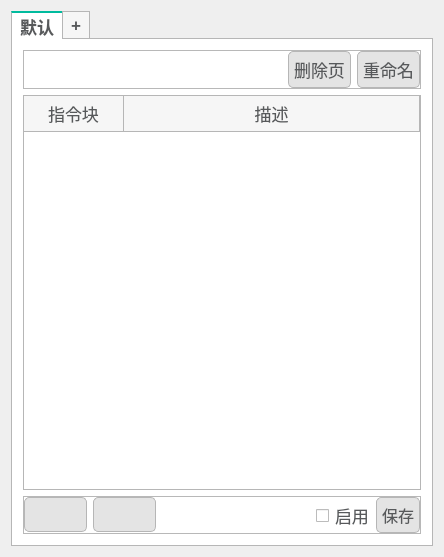
<?xml version="1.0" encoding="UTF-8"?>
<ui version="4.0">
 <class>Form</class>
 <widget class="QWidget" name="Form">
  <property name="geometry">
   <rect>
    <x>0</x>
    <y>0</y>
    <width>444</width>
    <height>557</height>
   </rect>
  </property>
  <property name="windowTitle">
   <string>编辑指令集</string>
  </property>
  <property name="styleSheet">
   <string notr="true">QPalette{background:#FFFFFF;}*{outline:0px;color:#57595B;}

QWidget[form=&quot;true&quot;],QLabel[frameShape=&quot;1&quot;]{
border:1px solid #B6B6B6;
border-radius:0px;
}

QWidget[form=&quot;bottom&quot;]{
background:#E4E4E4;
}

QWidget[form=&quot;bottom&quot;] .QFrame{
border:1px solid #57595B;
}

QWidget[form=&quot;bottom&quot;] QLabel,QWidget[form=&quot;title&quot;] QLabel{
border-radius:0px;
color:#57595B;
background:none;
border-style:none;
}

QWidget[form=&quot;title&quot;],QWidget[nav=&quot;left&quot;],QWidget[nav=&quot;top&quot;] QAbstractButton{
border-style:none;
border-radius:0px;
padding:5px;
color:#57595B;
background:qlineargradient(spread:pad,x1:0,y1:0,x2:0,y2:1,stop:0 #E4E4E4,stop:1 #E4E4E4);
}

QWidget[nav=&quot;top&quot;] QAbstractButton:hover,QWidget[nav=&quot;top&quot;] QAbstractButton:pressed,QWidget[nav=&quot;top&quot;] QAbstractButton:checked{
border-style:solid;
border-width:0px 0px 2px 0px;
padding:4px 4px 2px 4px;
border-color:#00BB9E;
background:qlineargradient(spread:pad,x1:0,y1:0,x2:0,y2:1,stop:0 #F6F6F6,stop:1 #F6F6F6);
}

QWidget[nav=&quot;left&quot;] QAbstractButton{
border-radius:0px;
color:#57595B;
background:none;
border-style:none;
}

QWidget[nav=&quot;left&quot;] QAbstractButton:hover{
color:#FFFFFF;
background-color:#00BB9E;
}

QWidget[nav=&quot;left&quot;] QAbstractButton:checked,QWidget[nav=&quot;left&quot;] QAbstractButton:pressed{
color:#57595B;
border-style:solid;
border-width:0px 0px 0px 2px;
padding:4px 4px 4px 2px;
border-color:#00BB9E;
background-color:#FFFFFF;
}

QWidget[video=&quot;true&quot;] QLabel{
color:#57595B;
border:1px solid #B6B6B6;
background:qlineargradient(spread:pad,x1:0,y1:0,x2:0,y2:1,stop:0 #E4E4E4,stop:1 #E4E4E4);
}

QWidget[video=&quot;true&quot;] QLabel:focus{
border:1px solid #00BB9E;
background:qlineargradient(spread:pad,x1:0,y1:0,x2:0,y2:1,stop:0 #F6F6F6,stop:1 #F6F6F6);
}

QLineEdit,QTextEdit,QPlainTextEdit,QSpinBox,QDoubleSpinBox,QComboBox,QDateEdit,QTimeEdit,QDateTimeEdit{
border:1px solid #B6B6B6;
border-radius:3px;
padding:2px;
background:none;
selection-background-color:#00BB9E;
selection-color:#FFFFFF;
}

QLineEdit:focus,QTextEdit:focus,QPlainTextEdit:focus,QSpinBox:focus,QDoubleSpinBox:focus,QComboBox:focus,QDateEdit:focus,QTimeEdit:focus,QDateTimeEdit:focus,QLineEdit:hover,QTextEdit:hover,QPlainTextEdit:hover,QSpinBox:hover,QDoubleSpinBox:hover,QComboBox:hover,QDateEdit:hover,QTimeEdit:hover,QDateTimeEdit:hover{
border:1px solid #B6B6B6;
}

QLineEdit[echoMode=&quot;2&quot;]{
lineedit-password-character:9679;
}

/* .QFrame{
border:1px solid #B6B6B6;
border-radius:3px;
} */

.QGroupBox{
border:1px solid #B6B6B6;
border-radius:5px;
margin-top:3ex;
}

.QGroupBox::title{
subcontrol-origin:margin;
position:relative;
left:10px;
}

.QPushButton,.QToolButton{
border-style:none;
border:1px solid #B6B6B6;
color:#57595B;
padding:5px;
min-height:15px;
border-radius:5px;
background:qlineargradient(spread:pad,x1:0,y1:0,x2:0,y2:1,stop:0 #E4E4E4,stop:1 #E4E4E4);
}

.QPushButton:hover,.QToolButton:hover{
background:qlineargradient(spread:pad,x1:0,y1:0,x2:0,y2:1,stop:0 #F6F6F6,stop:1 #F6F6F6);
}

.QPushButton:pressed,.QToolButton:pressed{
background:qlineargradient(spread:pad,x1:0,y1:0,x2:0,y2:1,stop:0 #E4E4E4,stop:1 #E4E4E4);
}

.QToolButton::menu-indicator{
image:None;
}

QToolButton#btnMenu,QPushButton#btnMenu_Min,QPushButton#btnMenu_Max,QPushButton#btnMenu_Close{
border-radius:3px;
color:#57595B;
padding:3px;
margin:0px;
background:none;
border-style:none;
}

QToolButton#btnMenu:hover,QPushButton#btnMenu_Min:hover,QPushButton#btnMenu_Max:hover{
color:#FFFFFF;
margin:1px 1px 2px 1px;
background-color:rgba(51,127,209,230);
}

QPushButton#btnMenu_Close:hover{
color:#FFFFFF;
margin:1px 1px 2px 1px;
background-color:rgba(238,0,0,128);
}

QRadioButton::indicator{
width:15px;
height:15px;
}

QRadioButton::indicator::unchecked{
image:url(:/flat/flatwhite/radiobutton_unchecked.png);
}

QRadioButton::indicator::unchecked:disabled{
image:url(:/flat/flatwhite/radiobutton_unchecked_disable.png);
}

QRadioButton::indicator::checked{
image:url(:/flat/flatwhite/radiobutton_checked.png);
}

QRadioButton::indicator::checked:disabled{
image:url(:/flat/flatwhite/radiobutton_checked_disable.png);
}

QGroupBox::indicator,QTreeWidget::indicator,QListWidget::indicator{
padding:0px -3px 0px 0px;
}

QCheckBox::indicator,QGroupBox::indicator,QTreeWidget::indicator,QListWidget::indicator{
width:13px;
height:13px;
}

QCheckBox::indicator:unchecked,QGroupBox::indicator:unchecked,QTreeWidget::indicator:unchecked,QListWidget::indicator:unchecked{
image:url(:/flat/flatwhite/checkbox_unchecked.png);
}

QCheckBox::indicator:unchecked:disabled,QGroupBox::indicator:unchecked:disabled,QTreeWidget::indicator:unchecked:disabled,QListWidget::indicator:disabled{
image:url(:/flat/flatwhite/checkbox_unchecked_disable.png);
}

QCheckBox::indicator:checked,QGroupBox::indicator:checked,QTreeWidget::indicator:checked,QListWidget::indicator:checked{
image:url(:/flat/flatwhite/checkbox_checked.png);
}

QCheckBox::indicator:checked:disabled,QGroupBox::indicator:checked:disabled,QTreeWidget::indicator:checked:disabled,QListWidget::indicator:checked:disabled{
image:url(:/flat/flatwhite/checkbox_checked_disable.png);
}

QCheckBox::indicator:indeterminate,QGroupBox::indicator:indeterminate,QTreeWidget::indicator:indeterminate,QListWidget::indicator:indeterminate{
image:url(:/flat/flatwhite/checkbox_parcial.png);
}

QCheckBox::indicator:indeterminate:disabled,QGroupBox::indicator:indeterminate:disabled,QTreeWidget::indicator:indeterminate:disabled,QListWidget::indicator:indeterminate:disabled{
image:url(:/flat/flatwhite/checkbox_parcial_disable.png);
}

QTimeEdit::up-button,QDateEdit::up-button,QDateTimeEdit::up-button,QDoubleSpinBox::up-button,QSpinBox::up-button{
image:url(:/flat/flatwhite/add_top.png);
width:10px;
height:10px;
padding:2px 5px 0px 0px;
}

QTimeEdit::down-button,QDateEdit::down-button,QDateTimeEdit::down-button,QDoubleSpinBox::down-button,QSpinBox::down-button{
image:url(:/flat/flatwhite/add_bottom.png);
width:10px;
height:10px;
padding:0px 5px 2px 0px;
}

QTimeEdit::up-button:pressed,QDateEdit::up-button:pressed,QDateTimeEdit::up-button:pressed,QDoubleSpinBox::up-button:pressed,QSpinBox::up-button:pressed{
top:-2px;
}
  
QTimeEdit::down-button:pressed,QDateEdit::down-button:pressed,QDateTimeEdit::down-button:pressed,QDoubleSpinBox::down-button:pressed,QSpinBox::down-button:pressed,QSpinBox::down-button:pressed{
bottom:-2px;
}

QComboBox::down-arrow,QDateEdit[calendarPopup=&quot;true&quot;]::down-arrow,QTimeEdit[calendarPopup=&quot;true&quot;]::down-arrow,QDateTimeEdit[calendarPopup=&quot;true&quot;]::down-arrow{
image:url(:/flat/flatwhite/add_bottom.png);
width:10px;
height:10px;
right:2px;
}

QComboBox::drop-down,QDateEdit::drop-down,QTimeEdit::drop-down,QDateTimeEdit::drop-down{
subcontrol-origin:padding;
subcontrol-position:top right;
width:15px;
border-left-width:0px;
border-left-style:solid;
border-top-right-radius:3px;
border-bottom-right-radius:3px;
border-left-color:#B6B6B6;
}

QComboBox::drop-down:on{
top:1px;
}

QMenuBar::item{
color:#57595B;
background-color:#E4E4E4;
margin:0px;
padding:3px 10px;
}

QMenu,QMenuBar,QMenu:disabled,QMenuBar:disabled{
color:#57595B;
background-color:#E4E4E4;
border:1px solid #B6B6B6;
margin:0px;
}

QMenu::item{
padding:3px 20px;
}

QMenu::indicator{
width:13px;
height:13px;
}

QMenu::item:selected,QMenuBar::item:selected{
color:#57595B;
border:0px solid #B6B6B6;
background:#F6F6F6;
}

QMenu::separator{
height:1px;
background:#B6B6B6;
}

QProgressBar{
min-height:10px;
background:#E4E4E4;
border-radius:5px;
text-align:center;
border:1px solid #E4E4E4;
}

QProgressBar:chunk{
border-radius:5px;
background-color:#B6B6B6;
}

QSlider::groove:horizontal{
background:#E4E4E4;
height:8px;
border-radius:4px;
}

QSlider::add-page:horizontal{
background:#E4E4E4;
height:8px;
border-radius:4px;
}

QSlider::sub-page:horizontal{
background:#B6B6B6;
height:8px;
border-radius:4px;
}

QSlider::handle:horizontal{
width:13px;
margin-top:-3px;
margin-bottom:-3px;
border-radius:6px;
background:qradialgradient(spread:pad,cx:0.5,cy:0.5,radius:0.5,fx:0.5,fy:0.5,stop:0.6 #FFFFFF,stop:0.8 #B6B6B6);
}

QSlider::groove:vertical{
width:8px;
border-radius:4px;
background:#E4E4E4;
}

QSlider::add-page:vertical{
width:8px;
border-radius:4px;
background:#E4E4E4;
}

QSlider::sub-page:vertical{
width:8px;
border-radius:4px;
background:#B6B6B6;
}

QSlider::handle:vertical{
height:14px;
margin-left:-3px;
margin-right:-3px;
border-radius:6px;
background:qradialgradient(spread:pad,cx:0.5,cy:0.5,radius:0.5,fx:0.5,fy:0.5,stop:0.6 #FFFFFF,stop:0.8 #B6B6B6);
}

QScrollBar:horizontal{
background:#E4E4E4;
padding:0px;
border-radius:6px;
max-height:12px;
}

QScrollBar::handle:horizontal{
background:#B6B6B6;
min-width:50px;
border-radius:6px;
}

QScrollBar::handle:horizontal:hover{
background:#00BB9E;
}

QScrollBar::handle:horizontal:pressed{
background:#00BB9E;
}

QScrollBar::add-page:horizontal{
background:none;
}

QScrollBar::sub-page:horizontal{
background:none;
}

QScrollBar::add-line:horizontal{
background:none;
}

QScrollBar::sub-line:horizontal{
background:none;
}

QScrollBar:vertical{
background:#E4E4E4;
padding:0px;
border-radius:6px;
max-width:12px;
}

QScrollBar::handle:vertical{
background:#B6B6B6;
min-height:50px;
border-radius:6px;
}

QScrollBar::handle:vertical:hover{
background:#00BB9E;
}

QScrollBar::handle:vertical:pressed{
background:#00BB9E;
}

QScrollBar::add-page:vertical{
background:none;
}

QScrollBar::sub-page:vertical{
background:none;
}

QScrollBar::add-line:vertical{
background:none;
}

QScrollBar::sub-line:vertical{
background:none;
}

QScrollArea{
border:0px;
}

QTreeView,QListView,QTableView,QTabWidget::pane{
border:1px solid #B6B6B6;
selection-background-color:#F6F6F6;
background-color: rgb(255, 255, 255);
selection-color:#57595B;
alternate-background-color:#F6F6F6;
gridline-color:#B6B6B6;
}

QTreeView::branch:closed:has-children{
margin:4px;
border-image:url(:/flat/flatwhite/branch_open.png);
}

QTreeView::branch:open:has-children{
margin:4px;
border-image:url(:/flat/flatwhite/branch_close.png);
}

QTreeView,QListView,QTableView,QSplitter::handle,QTreeView::branch{
background:#FFFFFF;
}

QTableView::item:selected,QListView::item:selected,QTreeView::item:selected{
color:#57595B;
background:qlineargradient(spread:pad,x1:0,y1:0,x2:0,y2:1,stop:0 #E4E4E4,stop:1 #E4E4E4);
}

QTableView::item:hover,QListView::item:hover,QTreeView::item:hover,QHeaderView{
color:#57595B;
background:qlineargradient(spread:pad,x1:0,y1:0,x2:0,y2:1,stop:0 #F6F6F6,stop:1 #F6F6F6);
}

QTableView::item,QListView::item,QTreeView::item{
padding:1px;
margin:0px;
}

QHeaderView::section,QTableCornerButton:section{
padding:3px;
margin:0px;
color:#57595B;
border:1px solid #B6B6B6;
border-left-width:0px;
border-right-width:1px;
border-top-width:0px;
border-bottom-width:1px;
background:qlineargradient(spread:pad,x1:0,y1:0,x2:0,y2:1,stop:0 #F6F6F6,stop:1 #F6F6F6);
}

QTabBar::tab{
border:1px solid #B6B6B6;
color:#57595B;
margin:0px;
background:qlineargradient(spread:pad,x1:0,y1:0,x2:0,y2:1,stop:0 #F6F6F6,stop:1 #F6F6F6);
}

QTabBar::tab:selected,QTabBar::tab:hover{
border-style:solid;
border-color:#00BB9E;
background:#FFFFFF;
}

QTabBar::tab:top,QTabBar::tab:bottom{
padding:3px 8px 3px 8px;
}

QTabBar::tab:left,QTabBar::tab:right{
padding:8px 3px 8px 3px;
}

QTabBar::tab:top:selected,QTabBar::tab:top:hover{
border-width:2px 0px 0px 0px;
}

QTabBar::tab:right:selected,QTabBar::tab:right:hover{
border-width:0px 0px 0px 2px;
}

QTabBar::tab:bottom:selected,QTabBar::tab:bottom:hover{
border-width:0px 0px 2px 0px;
}

QTabBar::tab:left:selected,QTabBar::tab:left:hover{
border-width:0px 2px 0px 0px;
}

QTabBar::tab:first:top:selected,QTabBar::tab:first:top:hover,QTabBar::tab:first:bottom:selected,QTabBar::tab:first:bottom:hover{
border-left-width:1px;
border-left-color:#B6B6B6;
}

QTabBar::tab:first:left:selected,QTabBar::tab:first:left:hover,QTabBar::tab:first:right:selected,QTabBar::tab:first:right:hover{
border-top-width:1px;
border-top-color:#B6B6B6;
}

QTabBar::tab:last:top:selected,QTabBar::tab:last:top:hover,QTabBar::tab:last:bottom:selected,QTabBar::tab:last:bottom:hover{
border-right-width:1px;
border-right-color:#B6B6B6;
}

QTabBar::tab:last:left:selected,QTabBar::tab:last:left:hover,QTabBar::tab:last:right:selected,QTabBar::tab:last:right:hover{
border-bottom-width:1px;
border-bottom-color:#B6B6B6;
}

QStatusBar::item{
border:0px solid #E4E4E4;
border-radius:3px;
}

QToolBox::tab,QGroupBox#gboxDevicePanel,QGroupBox#gboxDeviceTitle,QFrame#gboxDevicePanel,QFrame#gboxDeviceTitle{
padding:3px;
border-radius:5px;
color:#57595B;
background:qlineargradient(spread:pad,x1:0,y1:0,x2:0,y2:1,stop:0 #E4E4E4,stop:1 #E4E4E4);
}

QToolTip{
border:0px solid #57595B;
padding:1px;
color:#57595B;
background:qlineargradient(spread:pad,x1:0,y1:0,x2:0,y2:1,stop:0 #E4E4E4,stop:1 #E4E4E4);
}

QToolBox::tab:selected{
background:qlineargradient(spread:pad,x1:0,y1:0,x2:0,y2:1,stop:0 #F6F6F6,stop:1 #F6F6F6);
}

QPrintPreviewDialog QToolButton{
border:0px solid #57595B;
border-radius:0px;
margin:0px;
padding:3px;
background:none;
}

QColorDialog QPushButton,QFileDialog QPushButton{
min-width:80px;
}

QToolButton#qt_calendar_prevmonth{
icon-size:0px;
min-width:20px;
image:url(:/flat/flatwhite/calendar_prevmonth.png);
}

QToolButton#qt_calendar_nextmonth{
icon-size:0px;
min-width:20px;
image:url(:/flat/flatwhite/calendar_nextmonth.png);
}

QToolButton#qt_calendar_prevmonth,QToolButton#qt_calendar_nextmonth,QToolButton#qt_calendar_monthbutton,QToolButton#qt_calendar_yearbutton{
border:0px solid #57595B;
border-radius:3px;
margin:3px 3px 3px 3px;
padding:3px;
background:none;
}

QToolButton#qt_calendar_prevmonth:hover,QToolButton#qt_calendar_nextmonth:hover,QToolButton#qt_calendar_monthbutton:hover,QToolButton#qt_calendar_yearbutton:hover,QToolButton#qt_calendar_prevmonth:pressed,QToolButton#qt_calendar_nextmonth:pressed,QToolButton#qt_calendar_monthbutton:pressed,QToolButton#qt_calendar_yearbutton:pressed{
border:1px solid #B6B6B6;
}

QCalendarWidget QSpinBox#qt_calendar_yearedit{
margin:2px;
}

QCalendarWidget QToolButton::menu-indicator{
image:None;
}

QCalendarWidget QTableView{
border-width:0px;
}

QCalendarWidget QWidget#qt_calendar_navigationbar{
border:1px solid #B6B6B6;
border-width:1px 1px 0px 1px;
background:qlineargradient(spread:pad,x1:0,y1:0,x2:0,y2:1,stop:0 #E4E4E4,stop:1 #E4E4E4);
}

QComboBox QAbstractItemView::item{
min-height:20px;
min-width:10px;
}

QTableView[model=&quot;true&quot;]::item{
padding:0px;
margin:0px;
}

QTableView QLineEdit,QTableView QComboBox,QTableView QSpinBox,QTableView QDoubleSpinBox,QTableView QDateEdit,QTableView QTimeEdit,QTableView QDateTimeEdit{
border-width:0px;
border-radius:0px;
}

QTableView QLineEdit:focus,QTableView QComboBox:focus,QTableView QSpinBox:focus,QTableView QDoubleSpinBox:focus,QTableView QDateEdit:focus,QTableView QTimeEdit:focus,QTableView QDateTimeEdit:focus{
border-width:0px;
border-radius:0px;
}

QLineEdit,QTextEdit,QPlainTextEdit,QSpinBox,QDoubleSpinBox,QComboBox,QDateEdit,QTimeEdit,QDateTimeEdit{
background:#FFFFFF;
}

QTabWidget::pane:top{top:-1px;}
QTabWidget::pane:bottom{bottom:-1px;}
QTabWidget::pane:left{right:-1px;}
QTabWidget::pane:right{left:-1px;}

*:disabled{
background:#FFFFFF;
border-color:#E4E4E4;
color:#B6B6B6;
}

/*TextColor:#57595B*/
/*PanelColor:#FFFFFF*/
/*BorderColor:#B6B6B6*/
/*NormalColorStart:#E4E4E4*/
/*NormalColorEnd:#E4E4E4*/
/*DarkColorStart:#F6F6F6*/
/*DarkColorEnd:#F6F6F6*/
/*HighColor:#00BB9E*/</string>
  </property>
  <layout class="QVBoxLayout" name="verticalLayout">
   <item>
    <widget class="QTabWidget" name="tabWidget">
     <property name="font">
      <font>
       <family>Microsoft YaHei UI</family>
       <pointsize>13</pointsize>
       <bold>true</bold>
      </font>
     </property>
     <property name="currentIndex">
      <number>0</number>
     </property>
     <widget class="QWidget" name="default">
      <attribute name="title">
       <string>默认</string>
      </attribute>
      <layout class="QVBoxLayout" name="verticalLayout_2">
       <property name="leftMargin">
        <number>11</number>
       </property>
       <property name="topMargin">
        <number>11</number>
       </property>
       <property name="rightMargin">
        <number>11</number>
       </property>
       <property name="bottomMargin">
        <number>11</number>
       </property>
       <item>
        <widget class="QFrame" name="frame_2">
         <property name="frameShape">
          <enum>QFrame::StyledPanel</enum>
         </property>
         <property name="frameShadow">
          <enum>QFrame::Raised</enum>
         </property>
         <layout class="QHBoxLayout" name="horizontalLayout_2">
          <property name="leftMargin">
           <number>0</number>
          </property>
          <property name="topMargin">
           <number>0</number>
          </property>
          <property name="rightMargin">
           <number>0</number>
          </property>
          <property name="bottomMargin">
           <number>0</number>
          </property>
          <item>
           <spacer name="horizontalSpacer_2">
            <property name="orientation">
             <enum>Qt::Horizontal</enum>
            </property>
            <property name="sizeHint" stdset="0">
             <size>
              <width>40</width>
              <height>20</height>
             </size>
            </property>
           </spacer>
          </item>
          <item>
           <widget class="QPushButton" name="deletePage">
            <property name="font">
             <font>
              <family>Microsoft YaHei UI</family>
              <pointsize>13</pointsize>
             </font>
            </property>
            <property name="text">
             <string>删除页</string>
            </property>
           </widget>
          </item>
          <item>
           <widget class="QPushButton" name="renamePage">
            <property name="font">
             <font>
              <family>Microsoft YaHei UI</family>
              <pointsize>13</pointsize>
             </font>
            </property>
            <property name="text">
             <string>重命名</string>
            </property>
           </widget>
          </item>
         </layout>
        </widget>
       </item>
       <item>
        <widget class="QTableWidget" name="cmdListTabel">
         <property name="font">
          <font>
           <family>Microsoft YaHei UI</family>
           <pointsize>13</pointsize>
          </font>
         </property>
         <property name="tabKeyNavigation">
          <bool>true</bool>
         </property>
         <attribute name="horizontalHeaderStretchLastSection">
          <bool>true</bool>
         </attribute>
         <attribute name="verticalHeaderVisible">
          <bool>false</bool>
         </attribute>
         <column>
          <property name="text">
           <string>指令块</string>
          </property>
         </column>
         <column>
          <property name="text">
           <string>描述</string>
          </property>
         </column>
        </widget>
       </item>
       <item>
        <widget class="QFrame" name="frame">
         <property name="frameShape">
          <enum>QFrame::StyledPanel</enum>
         </property>
         <property name="frameShadow">
          <enum>QFrame::Raised</enum>
         </property>
         <layout class="QHBoxLayout" name="horizontalLayout">
          <property name="leftMargin">
           <number>0</number>
          </property>
          <property name="topMargin">
           <number>0</number>
          </property>
          <property name="rightMargin">
           <number>0</number>
          </property>
          <property name="bottomMargin">
           <number>0</number>
          </property>
          <item>
           <widget class="QPushButton" name="addButton">
            <property name="sizePolicy">
             <sizepolicy hsizetype="Fixed" vsizetype="Fixed">
              <horstretch>0</horstretch>
              <verstretch>0</verstretch>
             </sizepolicy>
            </property>
            <property name="font">
             <font>
              <pointsize>14</pointsize>
             </font>
            </property>
            <property name="styleSheet">
             <string notr="true">image: url(:/Main/ico/添加.ico);</string>
            </property>
            <property name="text">
             <string/>
            </property>
            <property name="icon">
             <iconset resource="cmdSetWindow.qrc">
              <normaloff>:/Main/ico/添加.ico</normaloff>:/Main/ico/添加.ico</iconset>
            </property>
            <property name="iconSize">
             <size>
              <width>22</width>
              <height>22</height>
             </size>
            </property>
           </widget>
          </item>
          <item>
           <widget class="QPushButton" name="deleteButton">
            <property name="sizePolicy">
             <sizepolicy hsizetype="Fixed" vsizetype="Fixed">
              <horstretch>0</horstretch>
              <verstretch>0</verstretch>
             </sizepolicy>
            </property>
            <property name="font">
             <font>
              <pointsize>14</pointsize>
             </font>
            </property>
            <property name="text">
             <string/>
            </property>
            <property name="icon">
             <iconset resource="cmdSetWindow.qrc">
              <normaloff>:/Main/ico/减.ico</normaloff>:/Main/ico/减.ico</iconset>
            </property>
            <property name="iconSize">
             <size>
              <width>22</width>
              <height>22</height>
             </size>
            </property>
           </widget>
          </item>
          <item>
           <spacer name="horizontalSpacer">
            <property name="orientation">
             <enum>Qt::Horizontal</enum>
            </property>
            <property name="sizeHint" stdset="0">
             <size>
              <width>118</width>
              <height>13</height>
             </size>
            </property>
           </spacer>
          </item>
          <item>
           <widget class="QCheckBox" name="enableCheckBox">
            <property name="font">
             <font>
              <family>Microsoft YaHei UI</family>
              <pointsize>13</pointsize>
             </font>
            </property>
            <property name="text">
             <string>启用</string>
            </property>
           </widget>
          </item>
          <item>
           <widget class="QPushButton" name="savePushButton">
            <property name="font">
             <font>
              <family>Microsoft YaHei UI</family>
              <pointsize>12</pointsize>
             </font>
            </property>
            <property name="text">
             <string>保存</string>
            </property>
            <property name="icon">
             <iconset resource="icoPack.qrc">
              <normaloff>:/Mainico/ico/20200510-221417.ico</normaloff>:/Mainico/ico/20200510-221417.ico</iconset>
            </property>
           </widget>
          </item>
         </layout>
        </widget>
       </item>
      </layout>
     </widget>
     <widget class="QWidget" name="new">
      <attribute name="title">
       <string>+</string>
      </attribute>
      <layout class="QVBoxLayout" name="verticalLayout_4"/>
     </widget>
    </widget>
   </item>
  </layout>
 </widget>
 <resources>
  <include location="cmdSetWindow.qrc"/>
  <include location="icoPack.qrc"/>
 </resources>
 <connections/>
</ui>
